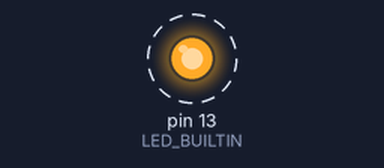
Bench run of a sketch on a simulated Arduino Uno, built with avr-gcc and run on an emulated ATmega328P. On the bench: output pins drawn as LEDs (lit = HIGH). Dashed ring = blinking. What the sketch prints to the serial monitor is not drawn.

Above: at 0.5 s.
Timing chart, 0 to 4.6 s (numbered marks = the images above):
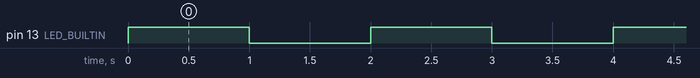

The sketch:

task_2_interrupts.ino
```cpp
int motionSens = 7;
bool curr_State = false;

void setup()
{
  Serial.begin(9600);
  pinMode(LED_BUILTIN, OUTPUT);
  pinMode(motionSens, INPUT);

  attachInterrupt(digitalPinToInterrupt(motionSens), swap, CHANGE);
}

void loop()
{
  swap();
  delay(1000);
}

void swap()
{
  curr_State = !curr_State;
  digitalWrite(LED_BUILTIN, curr_State);
  Serial.println("Interrupted");
}
```

Measured:
- by itself, pin 13 (LED_BUILTIN): alternates HIGH for 1.0 s and LOW for 1.0 s
